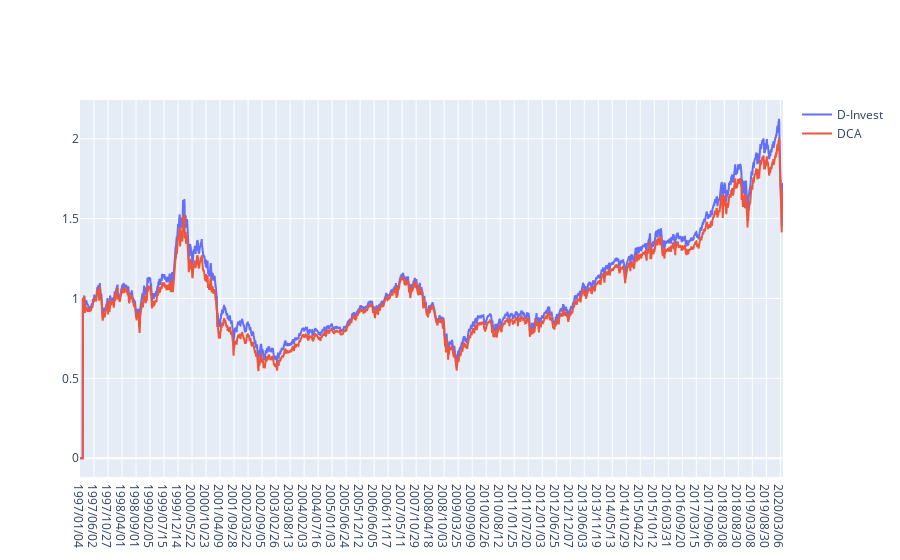

The code cell stored with this chart in its notebook:
### Code cell
D_invest = investRoiDataFrame(investPriceAvg(percentDaysStrategDataFrame(10,10)))
dollarCostAveraging = investRoiDataFrame(investPriceAvg(percentDaysStrategDataFrame(100,30)))

fig = go.Figure()
fig.add_trace(go.Scatter(x=D_invest["Date"], y=D_invest["Price"], mode='lines', name='D-Invest'))
fig.add_trace(go.Scatter(x=dollarCostAveraging["Date"], y=dollarCostAveraging["Price"], mode='lines', name='DCA'))

fig.show()

### Figure 1 — Plotly figure (JSON) as saved in the notebook; plotly's stock layout.template omitted (floating-point values rounded to 4 significant figures; data arrays with more than 128 entries replaced by an {"elided": "..."} marker saying what was removed)
{"data": [{"mode": "lines", "name": "D-Invest", "type": "scatter", "x": {"elided": "5874 str values"}, "y": {"elided": "5874 float values"}}, {"mode": "lines", "name": "DCA", "type": "scatter", "x": {"elided": "5874 str values"}, "y": {"elided": "5874 float values"}}], "layout": {}}
